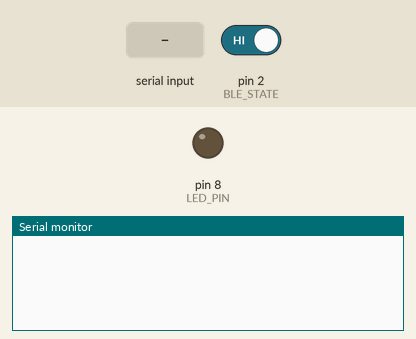
The sketch below on a simulated Arduino Mega 2560, built with avr-gcc and run on an emulated ATmega2560. On the bench: output pins drawn as LEDs (lit = HIGH), the last lines printed to the serial monitor. Inputs (shaded band) come from the test bench; at power-on: pin 2 (BLE_STATE) HIGH.

Above: at 1.2 s.
1.3 s: pin 2 (BLE_STATE) driven LOW
At 2.5 s:
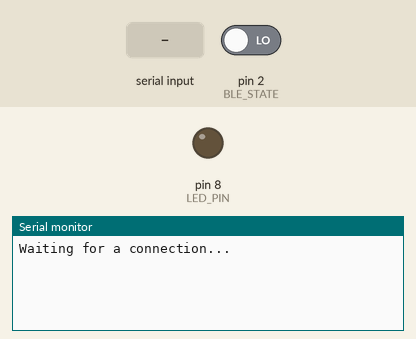
2.8 s: pin 2 (BLE_STATE) driven HIGH
At 3.7 s:
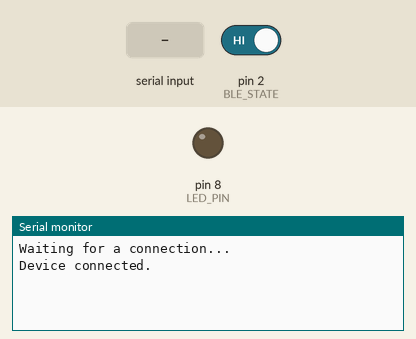
4.3 s: "1" received over the second serial link
At 6.3 s:
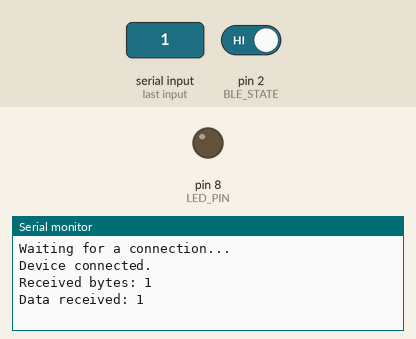

The sketch:

prototype_ble.ino
```cpp
#define BLE_TX 16
#define BLE_RX 17
#define BLE_STATE 2
#define LED_PIN 8

uint8_t led_state;
uint32_t input;
uint8_t buffer[32]={0};
size_t bytes_read;

void setup() {
  Serial.begin(9600);
  Serial2.begin(9600);
  pinMode(BLE_STATE, INPUT);
  pinMode(LED_PIN, OUTPUT);
  pinMode(BLE_TX, OUTPUT);
  pinMode(BLE_RX, INPUT);
  led_state = 0;
}

void loop() {

  if (LOW == digitalRead(BLE_STATE))
  {
    Serial.println("Waiting for a connection...");
    while (LOW == digitalRead(BLE_STATE)) {
    }
    Serial.println("Device connected.");
  }

  if (Serial2.available() != 0)
  {
    bytes_read = Serial2.readBytes(buffer, 31);
    Serial.print("Received bytes: ");
    Serial.println(bytes_read);
    Serial.print("Data received: ");
    Serial.println((const char *)buffer);
    Serial2.println("ACK\n");
  }
}
```

Measured:
- after the input at 1.3 s, the serial monitor: prints a new line at once (image 1)
- after the input at 2.8 s, the serial monitor: prints a new line at once (image 2)
- after the input at 4.3 s, the serial monitor: prints a new line after 1.0 s (image 3)
